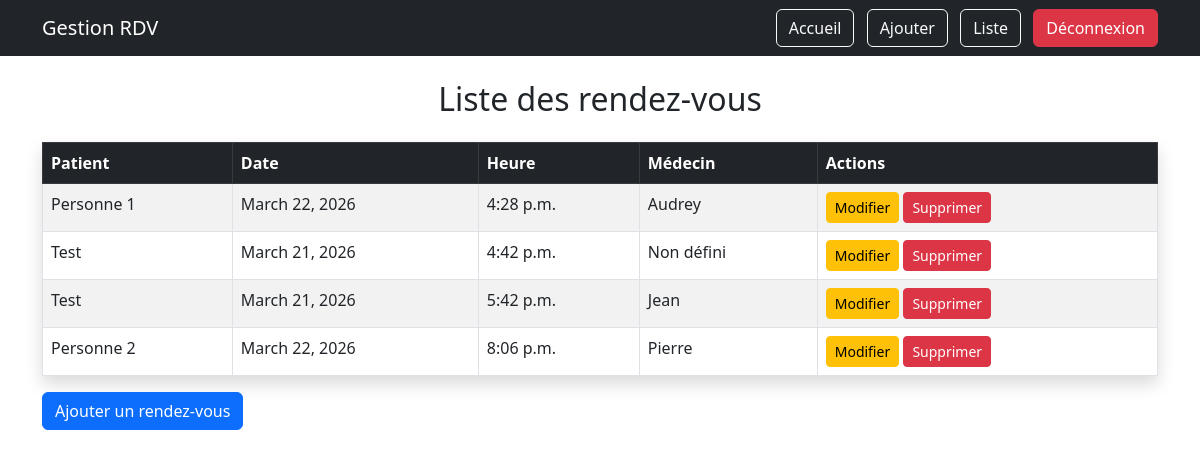
The page /rendezvous/liste/ (signed in) on the database its author committed.
### rdv/models.py (models this page shows, shortened)
class RendezVous(models.Model):
    patient = models.CharField(max_length=100)
    medecin = models.ForeignKey(Medecin, on_delete=models.CASCADE,null=True, blank=True)
    date = models.DateField()
    heure = models.TimeField()
    statut = models.CharField(max_length=20, default="en attente")

class Medecin(models.Model):
    nom = models.CharField(max_length=100)
    specialite = models.CharField(max_length=100)
    hopital = models.ForeignKey(Hopital, on_delete=models.CASCADE)

### rdv/views.py (the view)
# urls.py: path('rendezvous/liste/', views.liste_rdv, name='liste_rdv'),
@login_required
def liste_rdv(request):
    rdvs = RendezVous.objects.all()
    return render(request, 'rdv/liste.html', {'rdvs': rdvs})

### rdv/templates/rdv/liste.html
{% extends 'rdv/base.html' %}
{% block content %}
<h2 class="text-center mb-4">Liste des rendez-vous</h2>
<table class="table table-bordered table-striped shadow">
    <thead class="table-dark">
        <tr>
            <th>Patient</th>
            <th>Date</th>
            <th>Heure</th>
            <th>Médecin</th>
            <th>Actions</th>
        </tr>
    </thead>
    <tbody>
        {% for rdv in rdvs %}
        <tr>
            <td>{{ rdv.patient }}</td>
            <td>{{ rdv.date }}</td>
            <td>{{ rdv.heure }}</td>
            <td>
            {% if rdv.medecin %}
            {{ rdv.medecin.nom }}
            {% else %}
            Non défini
            {% endif %}
            </td>
            <td>
                <a href="/rendezvous/modifier/{{ rdv.id }}/" class="btn btn-warning btn-sm">Modifier</a>
                <a href="/rendezvous/supprimer/{{ rdv.id }}/" class="btn btn-danger btn-sm"
                   onclick="return confirm('Supprimer ce rendez-vous ?')">Supprimer</a>
            </td>
        </tr>
        {% empty %}
        <tr>
            <td colspan="5" class="text-center">Aucun rendez-vous</td>
        </tr>
        {% endfor %}
    </tbody>
</table>
<a href="/rendezvous/" class="btn btn-primary">Ajouter un rendez-vous</a>
{% endblock %}

### rdv/templates/rdv/base.html (shortened to what this page needs)
<!DOCTYPE html>
<html>
<head>
    <link href="https://cdn.jsdelivr.net/npm/bootstrap@5.3.0/dist/css/bootstrap.min.css" rel="stylesheet">
</head>
<body>
<nav class="navbar navbar-expand-lg navbar-dark bg-dark">
    <div class="container">
        <a class="navbar-brand" href="/">Gestion RDV</a>
        <div>
            <a class="btn btn-outline-light me-2" href="/">Accueil</a>
            <a class="btn btn-outline-light me-2" href="/rendezvous/">Ajouter</a>
            <a class="btn btn-outline-light me-2" href="/rendezvous/liste/">Liste</a>
            <a class="btn btn-danger" href="/logout/">Déconnexion</a>
        </div>
    </div>
</nav>
<div class="container mt-4">
    {% block content %}
    {% endblock %}
</div>
</body>
</html>

### rows shown on the page
RendezVous: patient "Personne 1", date "March 22, 2026", heure "4:28 p.m.", medecin.nom "Audrey"
RendezVous: patient "Test", date "March 21, 2026", heure "4:42 p.m.", shows "Non défini"
RendezVous: patient "Test", date "March 21, 2026", heure "5:42 p.m.", medecin.nom "Jean"
RendezVous: patient "Personne 2", date "March 22, 2026", heure "8:06 p.m.", medecin.nom "Pierre"
